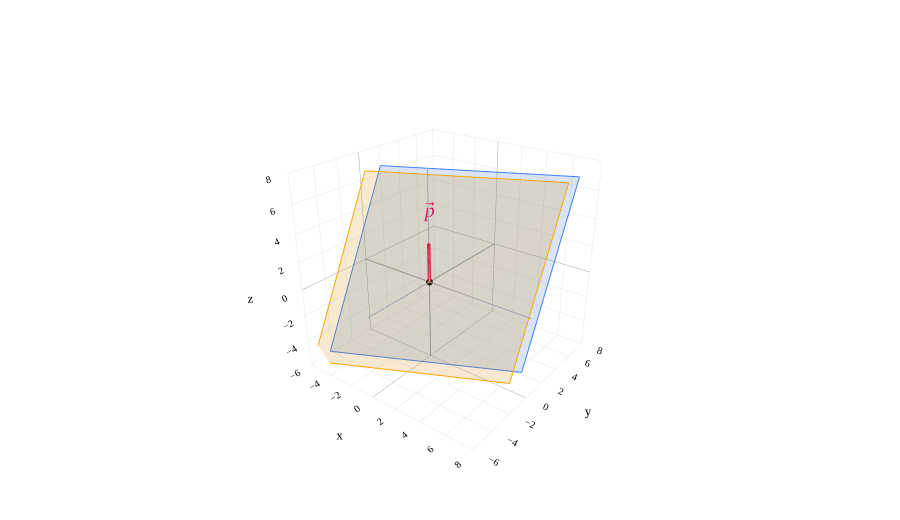

Here is the notebook cell this chart was saved with:
### Markdown cell above
In [Chapter 2.4](02-04.ipynb), we described lines and planes through the origin in parametric form. In [Chapter 2.5](02-05.ipynb), we described them using linear equations of the form $$ax + by + cz = d,$$ where $d$ was forced to be $0$.

Let's now think about lines and planes in $\mathbb{R}^3$ that are **not** required to pass through the origin. These are called **affine** lines and planes.

As we discussed in [Chapter 2.1](02-01.ipynb) when we introduced affine lines in $\mathbb{R}^2$, the idea is to **add a fixed vector $\vec p$ to every vector in the set**. The direction(s) stay the same, but the starting point changes.

### Code cell
fig=base3()
plane3(fig,(1,-2,1),BLUE,0.18)
plane3(fig,(1,-2,1),ORANGE,0.18,d=3)
vec3(fig,(0,0,3),'<i>p</i>⃗',PINK,offset=(0.4,-0.5,0.3))
fig.add_trace(go.Scatter3d(x=[0],y=[0],z=[0],mode='markers',
                         marker=dict(color='black',size=4),hoverinfo='skip'))
fig.show()

### Figure 1 — Plotly figure (JSON) as saved in the notebook; plotly's stock layout.template omitted (floating-point values rounded to 4 significant figures)
{"data": [{"hoverinfo": "skip", "line": {"color": "#9ca3af", "dash": "solid", "width": 2}, "mode": "lines", "showlegend": false, "type": "scatter3d", "x": [-6, 8], "y": [0, 0], "z": [0, 0]}, {"hoverinfo": "skip", "line": {"color": "#9ca3af", "dash": "solid", "width": 2}, "mode": "lines", "showlegend": false, "type": "scatter3d", "x": [0, 0], "y": [-6, 8], "z": [0, 0]}, {"hoverinfo": "skip", "line": {"color": "#9ca3af", "dash": "solid", "width": 2}, "mode": "lines", "showlegend": false, "type": "scatter3d", "x": [0, 0], "y": [0, 0], "z": [-6, 8]}, {"colorscale": [[0, "#3d81f6"], [1, "#3d81f6"]], "hoverinfo": "skip", "opacity": 0.18, "showscale": false, "type": "surface", "x": [[-5, 7], [-5, 7]], "y": [[-5, 1], [1, 7]], "z": [[-5, -5], [7, 7]]}, {"hoverinfo": "skip", "line": {"color": "#3d81f6", "dash": "solid", "width": 2}, "mode": "lines", "showlegend": false, "type": "scatter3d", "x": [-5, 7], "y": [-5, 1], "z": [-5, -5]}, {"hoverinfo": "skip", "line": {"color": "#3d81f6", "dash": "solid", "width": 2}, "mode": "lines", "showlegend": false, "type": "scatter3d", "x": [7, 7], "y": [1, 7], "z": [-5, 7]}, {"hoverinfo": "skip", "line": {"color": "#3d81f6", "dash": "solid", "width": 2}, "mode": "lines", "showlegend": false, "type": "scatter3d", "x": [7, -5], "y": [7, 1], "z": [7, 7]}, {"hoverinfo": "skip", "line": {"color": "#3d81f6", "dash": "solid", "width": 2}, "mode": "lines", "showlegend": false, "type": "scatter3d", "x": [-5, -5], "y": [1, -5], "z": [7, -5]}, {"colorscale": [[0, "orange"], [1, "orange"]], "hoverinfo": "skip", "opacity": 0.18, "showscale": false, "type": "surface", "x": [[-5, 7], [-5, 7]], "y": [[-6.5, -0.5], [-0.5, 5.5]], "z": [[-5, -5], [7, 7]]}, {"hoverinfo": "skip", "line": {"color": "orange", "dash": "solid", "width": 2}, "mode": "lines", "showlegend": false, "type": "scatter3d", "x": [-5, 7], "y": [-6.5, -0.5], "z": [-5, -5]}, {"hoverinfo": "skip", "line": {"color": "orange", "dash": "solid", "width": 2}, "mode": "lines", "showlegend": false, "type": "scatter3d", "x": [7, 7], "y": [-0.5, 5.5], "z": [-5, 7]}, {"hoverinfo": "skip", "line": {"color": "orange", "dash": "solid", "width": 2}, "mode": "lines", "showlegend": false, "type": "scatter3d", "x": [7, -5], "y": [5.5, -0.5], "z": [7, 7]}, {"hoverinfo": "skip", "line": {"color": "orange", "dash": "solid", "width": 2}, "mode": "lines", "showlegend": false, "type": "scatter3d", "x": [-5, -5], "y": [-0.5, -6.5], "z": [7, -5]}, {"hoverinfo": "skip", "line": {"color": "#d81a60", "dash": "solid", "width": 7}, "mode": "lines", "showlegend": false, "type": "scatter3d", "x": [0, 0], "y": [0, 0], "z": [0, 2.85]}, {"anchor": "tip", "colorscale": [[0, "#d81a60"], [1, "#d81a60"]], "hoverinfo": "skip", "showscale": false, "sizemode": "absolute", "sizeref": 0.45, "type": "cone", "u": [0], "v": [0], "w": [1], "x": [0], "y": [0], "z": [3]}, {"hoverinfo": "skip", "mode": "text", "text": ["<i>p</i>⃗"], "textfont": {"color": "#d81a60", "family": "Palatino", "size": 20}, "type": "scatter3d", "x": [0.4], "y": [-0.5], "z": [3.3]}, {"hoverinfo": "skip", "marker": {"color": "black", "size": 4}, "mode": "markers", "type": "scatter3d", "x": [0], "y": [0], "z": [0]}], "layout": {"autosize": true, "colorway": ["#3d81f6", "orange", "#d81a60"], "font": {"color": "black", "family": "Palatino", "size": 16}, "height": 520, "margin": {"b": 0, "l": 0, "r": 0, "t": 15}, "paper_bgcolor": "white", "plot_bgcolor": "white", "scene": {"aspectmode": "cube", "bgcolor": "white", "camera": {"eye": {"x": 1.6, "y": -2.1, "z": 1.3}}, "xaxis": {"backgroundcolor": "white", "dtick": 2, "gridcolor": "#e5e7eb", "range": [-6, 8], "showbackground": true, "showspikes": false, "tickfont": {"size": 11}, "title": {"font": {"size": 13}, "text": "x"}, "zerolinecolor": "#9ca3af"}, "yaxis": {"backgroundcolor": "white", "dtick": 2, "gridcolor": "#e5e7eb", "range": [-6, 8], "showbackground": true, "showspikes": false, "tickfont": {"size": 11}, "title": {"font": {"size": 13}, "text": "y"}, "zerolinecolor": "#9ca3af"}, "zaxis": {"backgroundcolor": "white", "dtick": 2, "gridcolor": "#e5e7eb", "range": [-6, 8], "showbackground": true, "showspikes": false, "tickfont": {"size": 11}, "title": {"font": {"size": 13}, "text": "z"}, "zerolinecolor": "#9ca3af"}}, "showlegend": false, "xaxis": {"gridcolor": "#e5e7eb", "zerolinecolor": "#9ca3af"}, "yaxis": {"gridcolor": "#e5e7eb", "zerolinecolor": "#9ca3af"}}}
